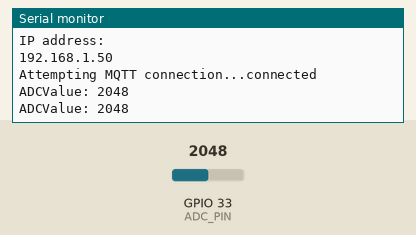
Bench run of a program on a simulated ESP32. Parts: the last lines printed to the serial monitor. Inputs (shaded band) come from the test bench; at power-on: GPIO 33 (ADC_PIN) = 2048. WiFi joins after 1.5 s; servers stay silent unless stated; no MQTT or app messages arrive unless stated.

Above: at 2.7 s.
2.8 s: GPIO 33 (ADC_PIN) set to 2866
At 4.1 s:
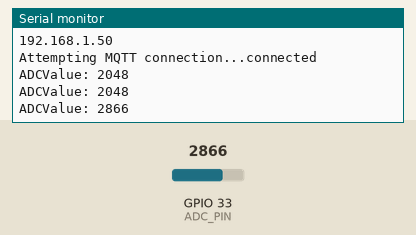
4.3 s: GPIO 33 (ADC_PIN) set to 3603
At 5.1 s:
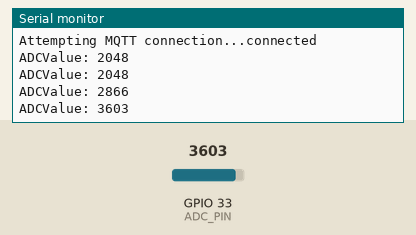
Timing chart, 0 to 7.3 s (numbered marks = the images above; inputs shaded):
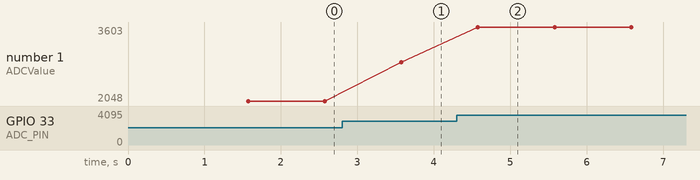

Measured:
- after the input at 2.8 s, the serial monitor: prints a new line after 0.78 s (image 1)
- after the input at 4.3 s, the serial monitor: prints a new line after 0.28 s (image 2)
- plotted number 1: 2048 → 2866 after the input at 2.8 s, 2866 → 3603 after the input at 4.3 s

The program:

main.cpp
```cpp
#include <Arduino.h>
#include <WiFi.h>
#include <PubSubClient.h>

// Replace the next variables with your SSID/Password combination
const char* ssid = "hqsw";
const char* password = "hqswhqsw";

// Add your MQTT Broker IP address, example:
const char* mqtt_server = "10.0.1.156";

WiFiClient espClient;
PubSubClient client(espClient);

long lastMsg = 0;
int adc_value = 0;
int ADC_PIN = 33;


void setup_wifi() {
  delay(10);
  // We start by connecting to a WiFi network
  Serial.println();
  Serial.print("Connecting to ");
  Serial.println(ssid);

  WiFi.begin(ssid, password);

  while (WiFi.status() != WL_CONNECTED) {
    delay(500);
    Serial.print(".");
  }

  Serial.println("");
  Serial.println("WiFi connected");
  Serial.println("IP address: ");
  Serial.println(WiFi.localIP());
}

void callback(char* topic, byte* message, unsigned int length) {
  Serial.print("Message arrived on topic: ");
  Serial.print(topic);
}

void setup() {
  Serial.begin(9600);

  setup_wifi();
  client.setServer(mqtt_server, 1883);
  client.setCallback(callback);
}

void reconnect() {
  // Loop until we're reconnected
  while (!client.connected()) {
    Serial.print("Attempting MQTT connection...");
    // Attempt to connect
    if (client.connect("pick_n_plaser")) {
      Serial.println("connected");
    } else {
      Serial.print("failed, rc=");
      Serial.print(client.state());
      Serial.println(" try again in 5 seconds");
      // Wait 5 seconds before retrying
      delay(5000);
    }
  }
}

void loop() {
  if (!client.connected()) {
    reconnect();
  }
  client.loop();

  long now = millis();
  if (now - lastMsg > 1000) {
    lastMsg = now;

    adc_value = analogRead(ADC_PIN);

    // Convert the value to a char array
    char adc_string[8];
    dtostrf(adc_value, 1, 0, adc_string);
    Serial.print("ADCValue: ");
    Serial.println(adc_string);
    client.publish("pick_n_plaser/light_sensor", adc_string);
  }
}
```
